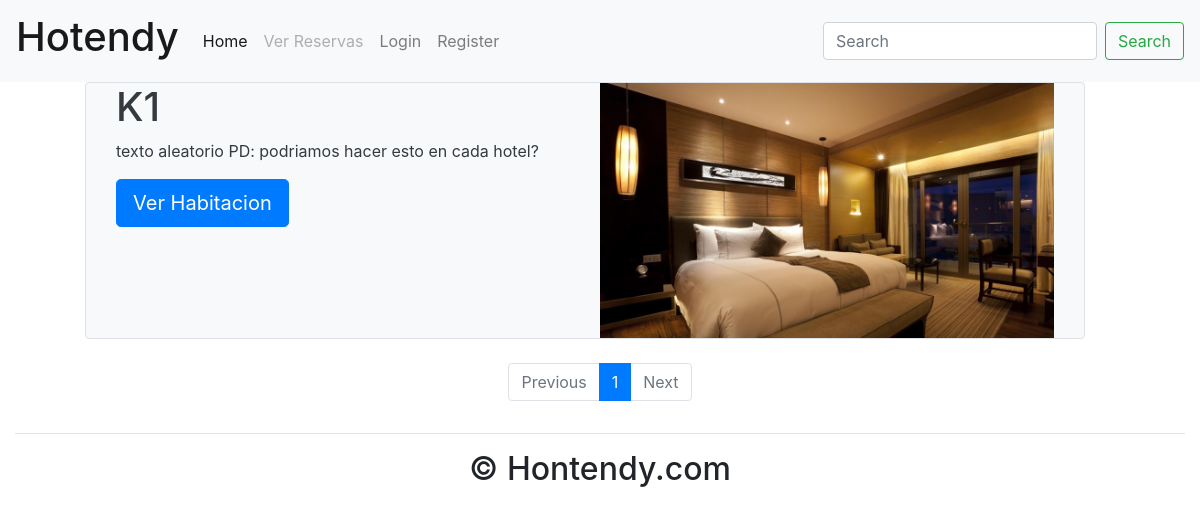
The app's page /hoteles/2/ with its own data.
### Proyecto/models.py (models this page shows, shortened)
class Habitacion(models.Model):
    precio_noche = models.IntegerField()
    descripcion = models.TextField(max_length=500, default="Descripcion estandar")
    num_habitacion = models.CharField(max_length= 5)
    cant_dormitorios = models.IntegerField()
    cant_banios = models.IntegerField()
    status_estado = [
        ('Disponible', 'D'),
        ('Ocupado', 'O'),
    ]
    estado = models.CharField(max_length=50, choices=status_estado, default='Disponible')
    status=[
    ('Suite', 'Suite'),
    ('Matrimonial', 'Matrimonial'),
    ('Individual', 'Individual'),
    ('Familiar', 'Familiar'),
    ('Normal', 'Normal'),
    ('Presidencial', 'Presidencial'),
    ]
    tipo_habitacion = models.CharField(max_length = 50,choices = status, default='Normal')
    img_habitacion = models.ImageField(max_length=100, default='/img_habitacion/habitacion_prueba.jpg', upload_to='img_habitacion/', blank=True, null=True)
    class Meta:
        verbose_name = 'Habitacion'
        verbose_name_plural = 'Habitaciones'

### Proyecto/views.py (the view)
# urls.py: path('hoteles/<str:Hotel>/',HotelesView2,name="hoteles"),
def HotelesView2(request, Hotel):
    from .models import Hotel as hotel
    hoteles = hotel.objects.get(pk=Hotel)  # Aca deberiamos llamar a las habitaciones del hotel que queremos
    h = hoteles.habitaciones.all() #Tomamos SOLO las habitaciones del hotel para hacer el pagination
    paginator = Paginator(h, 9)
    page_number = request.GET.get('page')
    page_obj = paginator.get_page(page_number)
    context = {
        'hoteles': hoteles,
        'habitaciones': page_obj,
        'h': h,
    }
    return render(request, 'Proyecto/hoteles2.html', context)

### templates/Proyecto/hoteles2.html
{% extends 'Proyecto/home2.html' %}
{% block content %}
    <div class="container-fluid padding">
        {% for habitacion in habitaciones %}
            <div class="row padding">
                <div class="col-lg-1"></div>
                {% if habitacion.estado == "Disponible" %}
                    <div class="row padding col-lg-10 rounded bg-light text-dark border">
                        <div class="col">
                            <h1>{{ habitacion.num_habitacion }}</h1>
                            <p>texto aleatorio PD: podriamos hacer esto en cada hotel?</p>
                            <a href="{% url "habitaciones" habitacion.id %}">
                                <button class="btn btn-primary btn-lg">Ver Habitacion</button>
                            </a>
                        </div>
                        <div class="col">
                            <img src=/media/{{ habitacion.img_habitacion }} class="img-fluid">
                        </div>
                    </div>
                {% else %}
                    <div class="row padding col-lg-10 rounded"></div>
                {% endif %}
                <div class="col-lg-1"></div>
            </div>
            <br>
        {% endfor %}
        <nav aria-label="">
            <ul class="pagination justify-content-center">
                {% if habitaciones.has_previous %}
                    <li class="page-item">
                        <a class="page-link" href="?page={{ habitaciones.previous_page_number }}">Previous</a>
                    </li>
                {% else %}
                    <li class="page-item disabled">
                        <a class="page-link" href="#" tabindex="-1" aria-disabled="true">Previous</a>
                    </li>
                {% endif %}
                {% for i in habitaciones.paginator.page_range %}
                    {% if habitaciones.number == i %}
                        <li class="page-item active" aria-current="page">
                            <span class="page-link">
                                {{ i }}<span class="sr-only">(current)</span>
                            </span>
                        </li>
                    {% else %}
                        <li class="page-item"><a class="page-link" href="?page={{ i }}">{{ i }}</a></li>
                    {% endif %}
                {% endfor %}
                {% if habitaciones.has_next %}
                    <li class="page-item">
                        <a class="page-link" href="?page={{ habitaciones.next_page_number }}">Next</a>
                    </li>
                {% else %}
                    <li class="page-item disabled">
                        <a class="page-link" href="#" tabindex="-1" aria-disabled="true">Next</a>
                    </li>
                {% endif %}
            </ul>
        </nav>
    </div>
{% endblock %}
{% block footer %}
    <footer>
        <div class="container-fluid padding">
            <div class="row text-center">
                <div class="col-12">
                    <hr class="light">
                    <h2>&copy; Hontendy.com</h2>
                </div>
            </div>
        </div>
    </footer>
{% endblock %}

### records on screen
Habitacion: num_habitacion "K1", img_habitacion (picture)

### other values on screen
{{ i }} "1"
